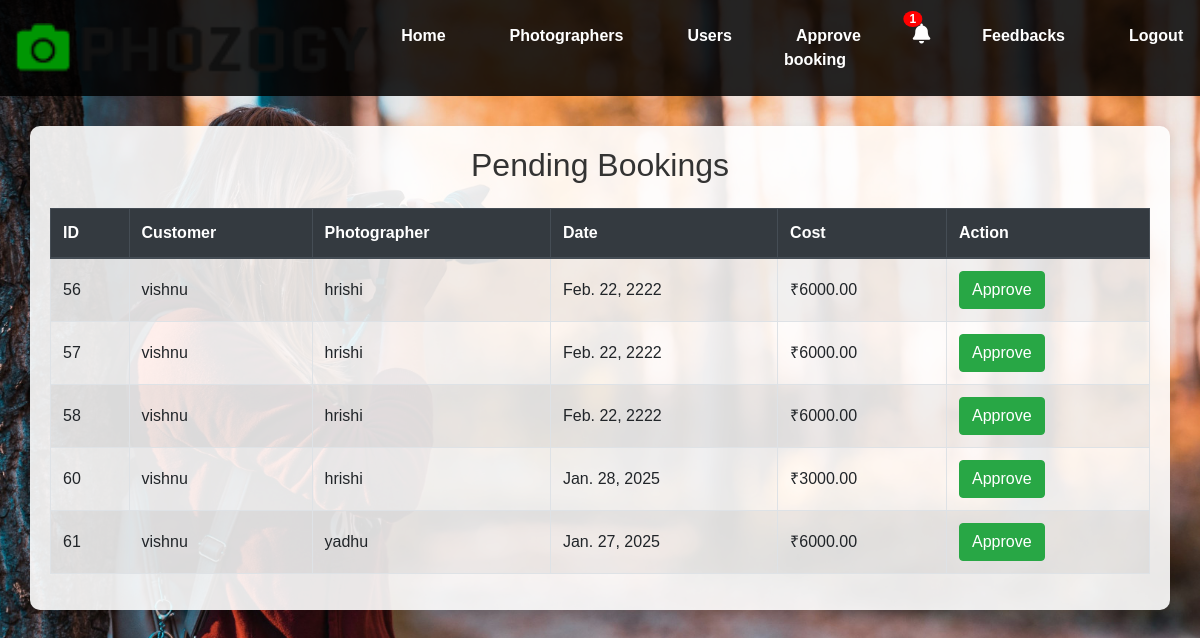
The page /accept_booking on the database its author committed.
### app1/models.py (models this page shows, shortened)
class Booking(models.Model):
    user = models.ForeignKey(user_registration, on_delete=models.CASCADE, related_name='bookings')
    photographer_data = models.ForeignKey(available_Photographer, on_delete=models.CASCADE)
    event_type = models.CharField(max_length=100)
    event_date = models.DateField()
    event_location = models.CharField(max_length=200)
    hours_needed = models.PositiveIntegerField()
    hourly_rate = models.DecimalField(max_digits=10, decimal_places=2)
    total_cost = models.DecimalField(max_digits=10, decimal_places=2)
    additional_notes = models.TextField(blank=True, null=True)
    payment_status = models.CharField(max_length=20, default='pending')
    status = models.CharField(max_length=20, default='pending')
    work_completed = models.BooleanField(default=False)
    work_completed_at = models.DateTimeField(null=True, blank=True)  # Optional timestamp

class user_registration(models.Model):
    fullname = models.CharField(max_length=30)
    email = models.EmailField()
    phonenumber = models.IntegerField()
    username = models.CharField(max_length=30)
    password = models.CharField(max_length=10)             # user registration
    is_accepted = models.BooleanField(default=False)

class available_Photographer(models.Model):
    STATUS_CHOICES = [
        ('PENDING', 'Pending'),
        ('ACCEPTED', 'Accepted'),
        ('REJECTED', 'Rejected'),
    ]
    user = models.ForeignKey(camera_registration, on_delete=models.CASCADE)
    profile_picture = models.ImageField(upload_to='photographers/', null=True)
    specialization = models.CharField(max_length=100)
    location = models.CharField(max_length=255)
    rating = models.FloatField(default=0.0)
    hourly_rate = models.DecimalField(max_digits=10, decimal_places=2, help_text="Hourly rate in INR")
    portfolio_link = models.URLField(max_length=500)
    is_accepted = models.CharField(max_length=10, choices=STATUS_CHOICES,default='PENDING')  # New field for admin approval

class camera_registration(models.Model):
    fullname = models.CharField(max_length=30)
    email = models.EmailField()
    phone_number = models.IntegerField()
    username = models.CharField(max_length=30)              # photographer registration
    password = models.CharField(max_length=10)
    experience = models.TextField()
    qualifications = models.TextField()
    profile_picture = models.ImageField(upload_to='profile_pictures/', blank=True, null=True)  # Added ImageField
    is_accepted = models.CharField(max_length=30,default='pending')

### app1/views.py (the view)
# urls.py: path('accept_booking', views.accept_booking, name='accept_booking'),
def accept_booking(request):
    pending_bookings = Booking.objects.filter(status='pending_approval')
    unread_count = Notification.objects.filter(is_read=False).count()
    for booking in pending_bookings:
        print(f"Booking ID: {booking.id}")
    return render(request, 'admin_view_booking.html', {'pending_bookings': pending_bookings,'unread_count': unread_count})

### template/admin_view_booking.html (shortened to what this page needs)
<!DOCTYPE html>
<html lang="en">
<head>
    {% load static %}
    <link rel="stylesheet" href="{% static 'css/bootstrap.min.css' %}">
    <link rel="stylesheet" href="https://cdnjs.cloudflare.com/ajax/libs/font-awesome/5.15.4/css/all.min.css">
</head>
<body>
    <header class="header-section">
        <div class="container-fluid d-flex align-items-center justify-content-between">
            <div class="logo">
                <a href="./index.html">
                    <img src="{% static 'img/logo.png' %}" alt="Logo">
                </a>
            </div>
            <nav class="nav-menu">
                <ul class="d-flex">
                    <li><a href="admin_dashboard">Home</a></li>
                    <li><a href="admin_view_photographer">Photographers</a></li>
                    <li><a href="view_user">Users</a></li>
                    <li><a href="accept_booking">Approve booking</a></li>
                    <li>
                        <a href="{% url 'admin_notification' %}" class="notification-icon">
                            <i class="fa fa-bell"></i>
                            {% if unread_count > 0 %}
                                <span class="badge">{{ unread_count }}</span>
                            {% endif %}
                        </a>
                    </li>
                    <li><a href="../admin_feedback_view">Feedbacks</a></li>
                    <li><a href="logout">Logout</a></li>
                </ul>
            </nav>
        </div>
    </header>
    <div class="container">
        <h2 class="text-center mb-4">Pending Bookings</h2>
        {% if pending_bookings %}
        <table class="table table-bordered table-striped">
            <thead class="thead-dark">
                <tr>
                    <th>ID</th>
                    <th>Customer</th>
                    <th>Photographer</th>
                    <th>Date</th>
                    <th>Cost</th>
                    <th>Action</th>
                </tr>
            </thead>
            <tbody>
                {% for booking in pending_bookings %}
                <tr>
                    <td>{{ booking.id }}</td>
                    <td>{{ booking.user.username }}</td>
                    <td>{{ booking.photographer_data.user.username }}</td>
                    <td>{{ booking.event_date }}</td>
                    <td>₹{{ booking.total_cost }}</td>
                    <td>
                        <button
                            id="approve-btn-{{ booking.id }}"
                            data-id="{{ booking.id }}"
                            class="btn btn-success approve-btn">
                            Approve
                        </button>
                    </td>
                </tr>
                {% endfor %}
            </tbody>
        </table>
        {% else %}
        <p class="text-center text-muted">No pending bookings to approve.</p>
        {% endif %}
    </div>
</body>
</html>

### rows shown on the page
Booking: id "56", user.username "vishnu", photographer_data.user.username "hrishi", event_date "Feb. 22, 2222", total_cost "6000.00"
Booking: id "57", user.username "vishnu", photographer_data.user.username "hrishi", event_date "Feb. 22, 2222", total_cost "6000.00"
Booking: id "58", user.username "vishnu", photographer_data.user.username "hrishi", event_date "Feb. 22, 2222", total_cost "6000.00"
Booking: id "60", user.username "vishnu", photographer_data.user.username "hrishi", event_date "Jan. 28, 2025", total_cost "3000.00"
Booking: id "61", user.username "vishnu", photographer_data.user.username "yadhu", event_date "Jan. 27, 2025", total_cost "6000.00"

### other values the page prints
{{ unread_count }} "1"
